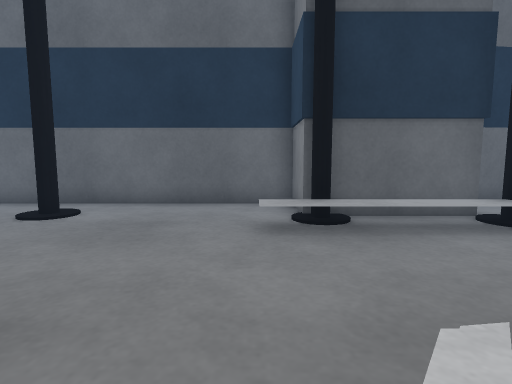
[1] (above)

18 first-person views from a walk through a Webots world. The camera is 0.64 m above the floor, tilts 6° down and sees 80° across. The floor is counted in squares, 0.5 m on a side. Each view is taken from the middle of a square. On the plan, view 1 faces up. The plan holds only what a view shows up to about 13 squares ahead; the rest is blank. The place goes on beyond the plan. The robots in the file are not drawn. Webots' stock objects and surfaces are drawn as simple stand-ins.

[2]
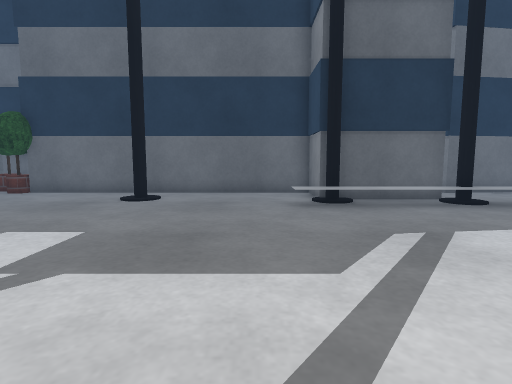

[3]
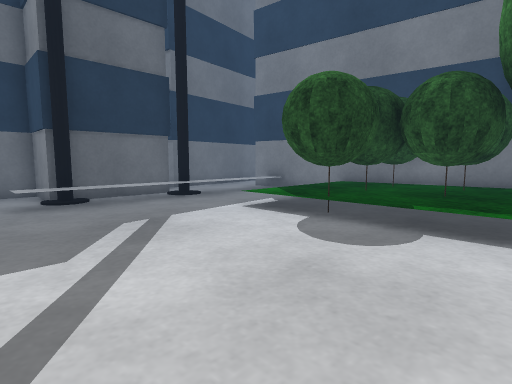

[4]
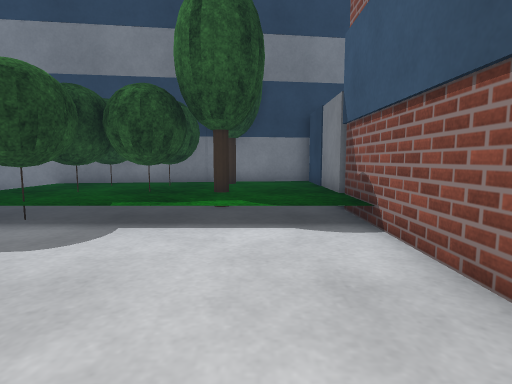

[5]
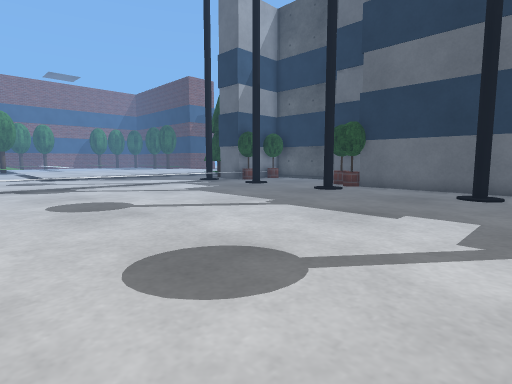

[6]
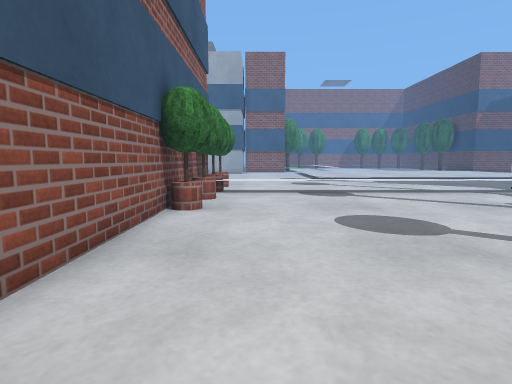

[7]
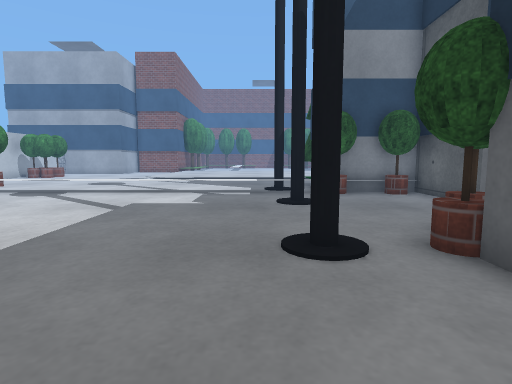

[8]
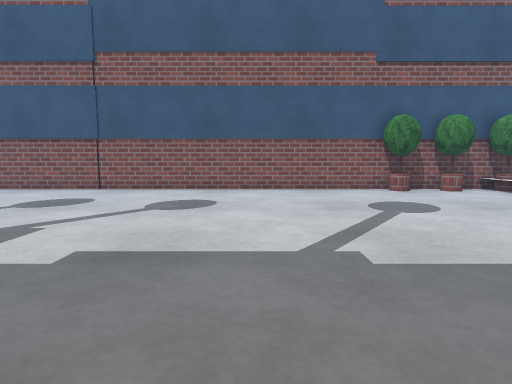

[9]
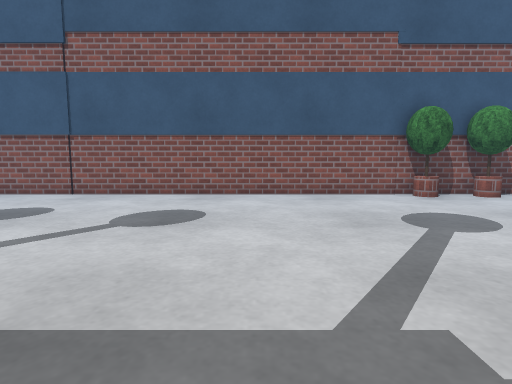

[10]
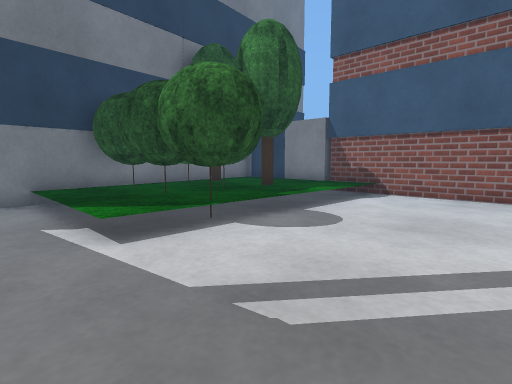

[11]
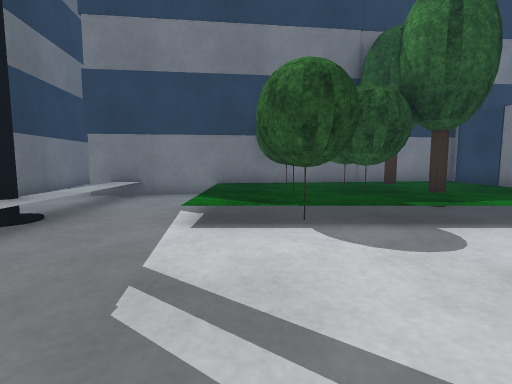

[12]
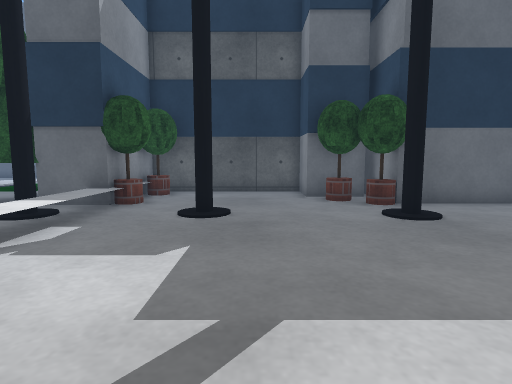

[13]
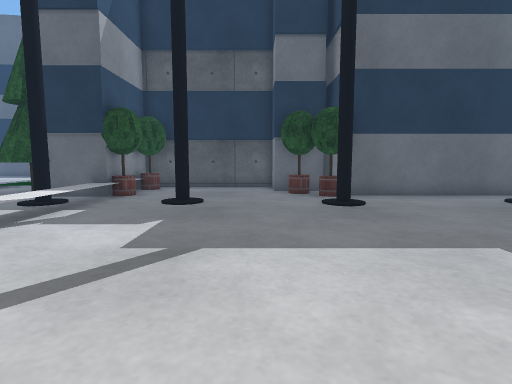

[14]
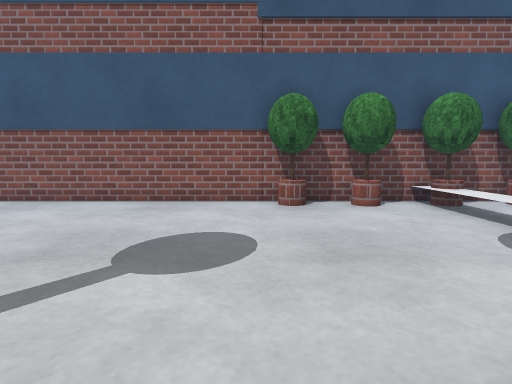

[15]
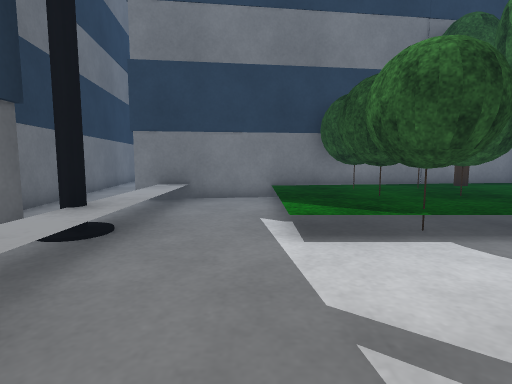

[16]
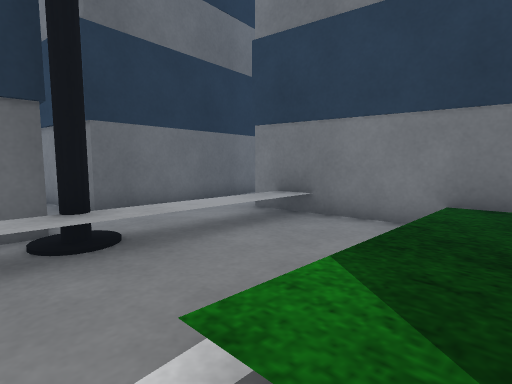

[17]
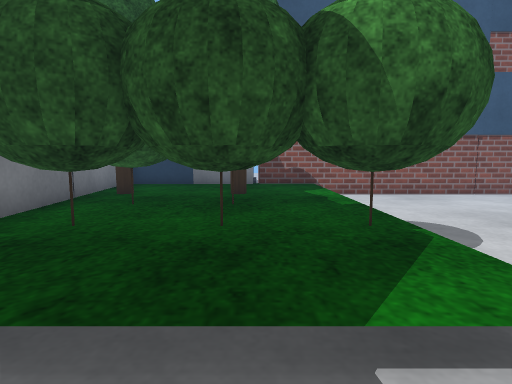

[18]
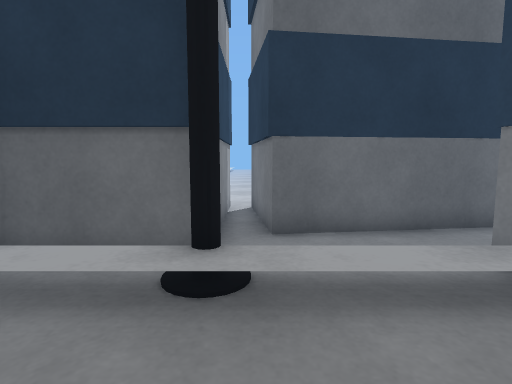

### Floor plan
Key: @ floor where view 1 was taken; # wall or solid block; . main floor; : floor 0.2 m higher than the main floor; / step, stairs or slope; = window, fence, low wall or low ledge; B building; L street lamp; T potted tree; R tree; O other object.
Columns run from 20 left of view 1 to 14 right of it. Each row starts with its distance up from view 1.
 13                          BB
 12   #TBBBBB                BB
 11   TT....BBB              BB
 10 O #.....TTT              BB     BBB
  9 OBTT....TTTBBBBBBBBBBB   BBBBBBBB.
  8 O##......TT..........B    .......
  7 #L=..L...LL....L.....LBBBB....B
  6  ==.................=##==L#===B
  5  ==..................=========B
  4  ==...........................B
  3  ==...........................BB
  2  ==....................../:::::B
  1  ==......................RRRRRRB
  0  ==.................@...RRRRRRR
 -1  ==......................RRRRR B
 -2  ==....................../RR RRR
 -3  ==....................../:RRRRR
 -4  ==....................../RRRRRRB
 -5  ==....................../:R :R B
 -6 TT#TT.T................../::::::B
 -7 TTTTTTTTBBBBBBBBBBBBBBBBBBBBBBBBB
 -8                            B

Where each view was taken, in squares from view 1:
view 1: 0 up, 0 right, facing up
view 2: 3 down, 1 left, facing up
view 3: 4 down, 1 left, facing up-right
view 4: 5 down, 1 left, facing right
view 5: 5 down, 3 left, facing up-left
view 6: 5 down, 6 left, facing left
view 7: 6 up, 6 left, facing left
view 8: 6 up, 8 left, facing down
view 9: 4 up, 8 left, facing down
view 10: 4 up, 0 right, facing down-right
view 11: 1 up, 1 left, facing right
view 12: 0 up, 14 left, facing up
view 13: 2 down, 13 left, facing up
view 14: 2 up, 13 left, facing down
view 15: 3 up, 0 right, facing right
view 16: 1 up, 4 right, facing up-right
view 17: 4 up, 7 right, facing down
view 18: 2 up, 6 right, facing up
